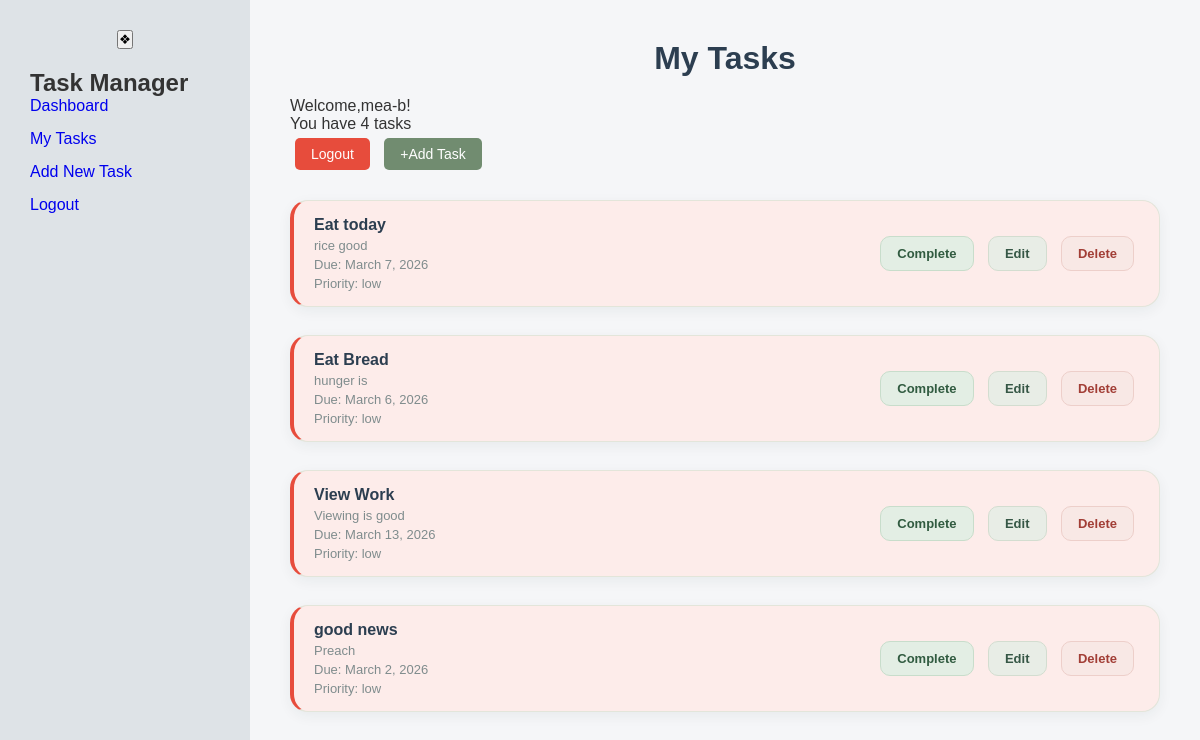
Before: /tasks/ (signed in) with the older database file.
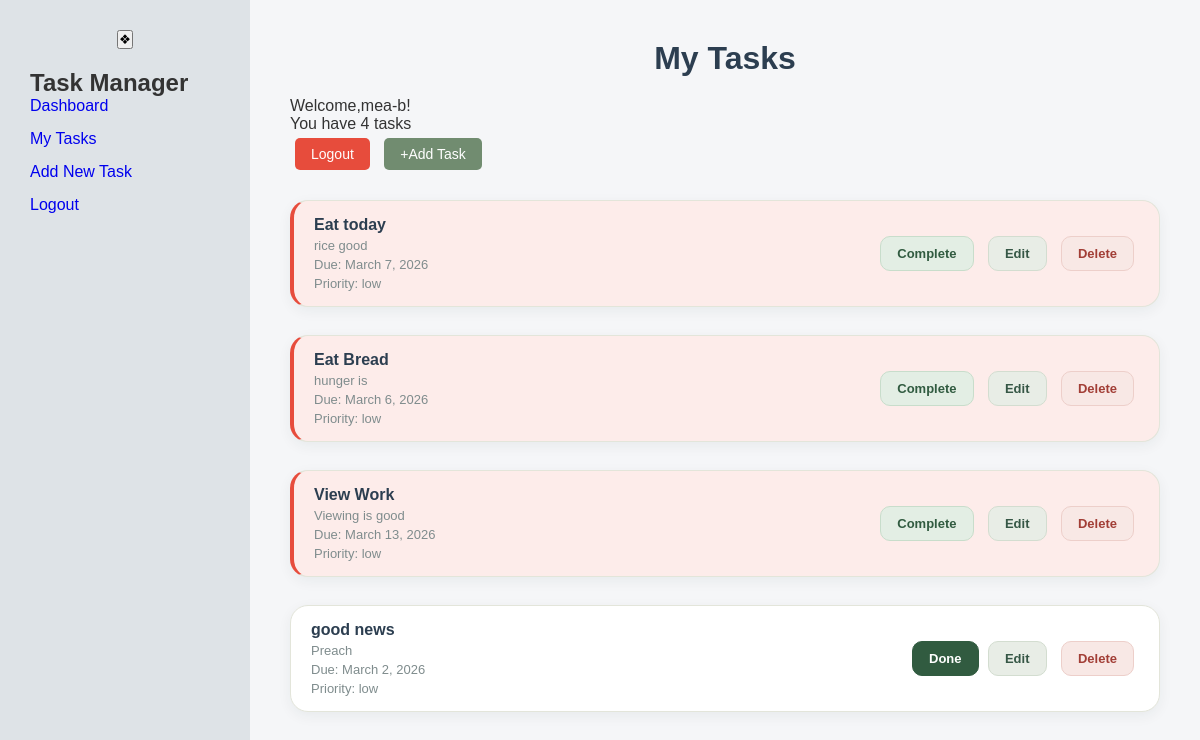
After: the same page with the newer database file.
### tasks/models.py (models this page shows, shortened)
class Task(models.Model):
    class Priority(models.TextChoices) :
        Low = 'low,' 'Low',
        Medium ='medium', 'Medium'
        High = 'high',"High"
    user = models.ForeignKey(User, on_delete = models.CASCADE)
    title = models.CharField(max_length = 200)
    description = models.TextField(blank = True)
    completed = models.BooleanField(default = False)
    due_date = models.DateField(null = True,blank = True)
    priority = models.CharField(max_length = 10,choices = Priority, default = 'low')
    created_at = models.DateTimeField(auto_now_add = True)

### tasks/views.py (the view)
# urls.py: path('',lambda request: redirect('task_list')),
@login_required
def task_list(request):
    tasks = Task.objects.filter(user = request.user)
    return render(request,'tasks-temps/task_list.html',{'tasks':tasks, 'today':date.today()})

### tasks/templates/tasks-temps/task_list.html
{% extends 'tasks-temps/base.html' %}
{% block content %}
<h1>My Tasks </h1>
<p>Welcome,{{ request.user.username }}!</p>
<p> You have {{ tasks.count }} task{{ tasks.count|pluralize }}</p>
<a href = "{% url 'logout' %}" class = "btn btn-danger">Logout</a>
<a href = "{% url 'task_create' %}" class = "btn btn-primary"> +Add Task </a>
<ul class = "task-list">
    {% for task in tasks %}
    <li class = "task-item {% if task.due_date and task.due_date < today and not task.completed %}overdue{% endif %}">
        <div>
            <strong> {{ task.title }} </strong>
            <p>{{ task.description }}</p>
             {% if task.due_date %}
                <p>Due: {{task.due_date }}</p>
            {%endif %}
            <p>Priority: {{task.get_priority_display }}</p>
        </div>
        <div>
            {% if not task.completed %}
                <a href = "{% url 'task_complete' task.pk %}" class = "btn btn-success">Complete</a>
            {% else %}
                <span class = "badge">Done </span>
            {% endif %}
                <a href = "{%url 'task_edit' task.pk %}" class = "btn btn-primary">Edit</a>
                <a href = "{% url 'task_delete' task.pk %}" class = "btn btn-danger">Delete</a>
        </div>
    </li>
   {% endfor %}
</ul>
{% endblock %}

Changed rows visible on the page:
changed Task "good news": completed "Complete" → "Done"
